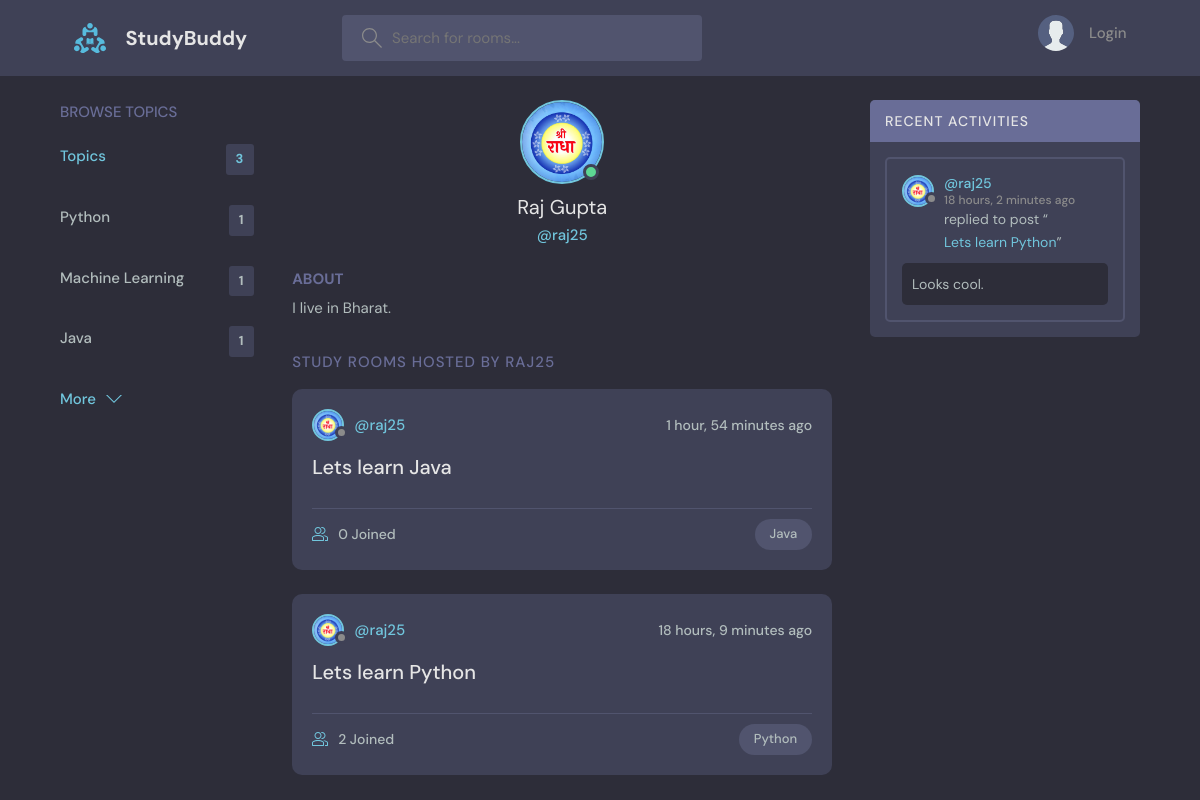
Screenshot of /user-profile/1/ with the database file from the repository.
### base/models.py (models this page shows, shortened)
class Topic(models.Model):
    name = models.CharField(max_length=200)

class User(AbstractUser):
    name = models.CharField(max_length=200, null=True)
    email = models.EmailField(unique=True,null=True)
    bio = models.TextField(null=True)
    avatar = models.ImageField(null=True, default="avatar.svg")
    USERNAME_FIELD = 'email'
    REQUIRED_FIELDS = []

class Room(models.Model):
    host = models.ForeignKey(User, on_delete=models.SET_NULL, null=True)
    topic = models.ForeignKey(Topic, on_delete=models.SET_NULL, null=True)
    name = models.CharField(max_length=200)
    description = models.TextField(null=True, blank=True)
    participants = models.ManyToManyField(User, related_name='participants', blank=True)
    updated = models.DateTimeField(auto_now=True)
    created = models.DateTimeField(auto_now_add=True)
    class Meta:
        ordering = ['-updated', '-created']

class Message(models.Model):
    user = models.ForeignKey(User, on_delete=models.CASCADE)
    room = models.ForeignKey(Room, on_delete=models.CASCADE)
    body = models.TextField()
    updated = models.DateTimeField(auto_now=True)
    created = models.DateTimeField(auto_now_add=True)
    class Meta:
        ordering = ['-updated', '-created']

### base/views.py (the view)
# urls.py: path('user-profile/<str:pk>/', views.userProfile, name='user-profile'),
def userProfile(request, pk):
    user = User.objects.get(id=pk)
    rooms = user.room_set.all()
    recent_comments = user.message_set.all()
    topics = Topic.objects.all()
    context = {'user': user, 'rooms': rooms, 'recent_comments': recent_comments, 'topics': topics}
    return render(request, 'base/profile.html', context)

### base/templates/base/profile.html (shortened to what this page needs)
{% extends "main.html" %}
{% block content %}
<body>
  <main class="profile-page layout layout--3">
    <div class="container">
      {% include "base/topics_component.html" %}
      <div class="roomList">
        <div class="profile">
          <div class="profile__avatar">
            <div class="avatar avatar--large active">
              <img src="{{user.avatar.url}}" />
            </div>
          </div>
          <div class="profile__info">
            <h3>{{user.name}}</h3>
            <p>@{{user.username}}</p>
          </div>
          <div class="profile__about">
            <h3>About</h3>
            <p>
              {{user.bio}}
            </p>
          </div>
        </div>
        <div class="roomList__header">
          <div>
            <h2>Study Rooms Hosted by {{user.username}}</a>
            </h2>
          </div>
        </div>
        {% include "base/feed_component.html" %}
      </div>
      {% include "base/activity_component.html" %}
    </div>
  </main>
</body>
</html>
{% endblock content %}

### templates/main.html (shortened to what this page needs)
{% load static %}
<!DOCTYPE html>
<html lang="en">
  <head>
    <link rel="stylesheet" href="{% static 'styles/style.css' %}" />
  </head>
  <body>
    {% include "navbar.html" %}
    {% block content %}
    {% endblock %}
  </body>
</html>

### templates/navbar.html (shortened to what this page needs)
{% load static %}
<header class="header header--loggedIn">
    <div class="container">
      <a href="{% url 'home' %}" class="header__logo">
        <img src="{% static 'images/logo.svg' %}" />
        <h1>StudyBuddy</h1>
      </a>
      <form class="header__search" method="get" action="{% url 'home' %}">
        <label>
          <input name="q" placeholder="Search for rooms..." />
        </label>
      </form>
      <nav class="header__menu">
        {% if request.user.is_authenticated %}
        <div class="header__user">
          <a href="{% url 'user-profile' request.user.id %}">
            <div class="avatar avatar--medium active">
              <img src="{{request.user.avatar.url}}" />
            </div>
            <p> {{request.user.name}} <span>@{{request.user.username}}</span></p>
          </a>
          <button class="dropdown-button">
            <svg version="1.1" xmlns="http://www.w3.org/2000/svg" width="32" height="32" viewBox="0 0 32 32">
              <title>chevron-down</title>
              <path d="M16 21l-13-13h-3l16 16 16-16h-3l-13 13z"></path>
            </svg>
          </button>
        </div>
        {% else %}
        <a href="{% url 'login' %}">
          <img src="{% static 'images/avatar.svg' %}" />
          <p>Login</p>
        </a>
        {% endif %}
      </nav>
    </div>
  </header>

### base/templates/base/topics_component.html (shortened to what this page needs)
<div class="topics">
    <div class="topics__header">
    <h2>Browse Topics</h2>
    </div>
    <ul class="topics__list">
    <li>
        <a href="{% url 'home' %}" class="active">Topics <span>{{topics.count}}</span></a>
    </li>
    {% for topic in topics %}
    <li>
        <a href="{% url 'home' %}?q={{topic.name}}">{{topic.name}}<span>{{topic.room_set.all.count}}</span></a>
    </li>
    {% endfor %}
    </ul>
    <a class="btn btn--link" href="{% url 'topics' %}">
    More
    <svg version="1.1" xmlns="http://www.w3.org/2000/svg" width="32" height="32" viewBox="0 0 32 32">
        <title>chevron-down</title>
        <path d="M16 21l-13-13h-3l16 16 16-16h-3l-13 13z"></path>
    </svg>
    </a>
</div>

### base/templates/base/feed_component.html (shortened to what this page needs)
{% for room in rooms %}
<div class="roomListRoom">
    <div class="roomListRoom__header">
        <a href="{% url 'user-profile' room.host.id %}" class="roomListRoom__author">
        <div class="avatar avatar--small">
            <img src="{{room.host.avatar.url}}" />
        </div>
        <span>@{{room.host.username}}</span>
        </a>
        <div class="roomListRoom__actions">
        <span>{{room.created|timesince}} ago</span>
        </div>
    </div>
    <div class="roomListRoom__content">
        <a href="{% url 'room' room.id  %}">{{room.name}}</a>
    </div>
    <div class="roomListRoom__meta">
        <a href="{% url 'room' room.id  %}" class="roomListRoom__joined">
        {{room.participants.all.count}} Joined
        </a>
        <p class="roomListRoom__topic">{{room.topic.name}}</p>
    </div>
</div>
{% endfor %}

### base/templates/base/activity_component.html (shortened to what this page needs)
<div class="activities">
    <div class="activities__header">
    <h2>Recent Activities</h2>
    </div>
    {% for comment in recent_comments %}
    <div class="activities__box">
        <div class="activities__boxHeader roomListRoom__header">
            <a href="{% url 'user-profile' comment.user.id %}" class="roomListRoom__author">
            <div class="avatar avatar--small">
                <img src="{{comment.user.avatar.url}}" />
            </div>
            <p>
                @{{comment.user.username}}
                <span>{{comment.created|timesince}} ago</span>
            </p>
            </a>
        </div>
        <div class="activities__boxContent">
            <p>replied to post “<a href="{% url 'room' comment.room.id %}">{{comment.room.name}}</a>”</p>
            <div class="activities__boxRoomContent">
            {{comment.body}}
            </div>
        </div>
    </div>
    {% endfor %}
</div>

### rows the page displays
Topic: name "Python", room_set.all.count "1"
Topic: name "Machine Learning", room_set.all.count "1"
Topic: name "Java", room_set.all.count "1"
User: avatar (picture), name "Raj Gupta", username "raj25", bio "I live in Bharat.", username "RAJ25"
Room: host.avatar (picture), host.username "raj25", created "1 hour, 54 minutes", name "Lets learn Java", participants.all.count "0", topic.name "Java"
Room: host.avatar (picture), host.username "raj25", created "18 hours, 9 minutes", name "Lets learn Python", participants.all.count "2", topic.name "Python"
Message: user.avatar (picture), user.username "raj25", created "18 hours, 2 minutes", room.name "Lets learn Python", body "Looks cool."

### other values shown
{{ topics.count }} "3"
